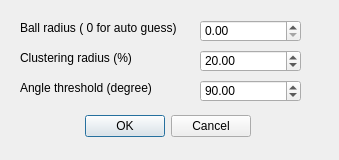
<?xml version="1.0" encoding="UTF-8"?>
<ui version="4.0">
 <class>ballpivot</class>
 <widget class="QDialog" name="ballpivot">
  <property name="geometry">
   <rect>
    <x>0</x>
    <y>0</y>
    <width>339</width>
    <height>160</height>
   </rect>
  </property>
  <property name="windowTitle">
   <string>Ball Pivot Settings</string>
  </property>
  <widget class="QDialogButtonBox" name="buttonBox">
   <property name="geometry">
    <rect>
     <x>-90</x>
     <y>110</y>
     <width>341</width>
     <height>32</height>
    </rect>
   </property>
   <property name="orientation">
    <enum>Qt::Horizontal</enum>
   </property>
   <property name="standardButtons">
    <set>QDialogButtonBox::Cancel|QDialogButtonBox::Ok</set>
   </property>
  </widget>
  <widget class="QLabel" name="label">
   <property name="geometry">
    <rect>
     <x>20</x>
     <y>20</y>
     <width>181</width>
     <height>16</height>
    </rect>
   </property>
   <property name="text">
    <string>Ball radius ( 0 for auto guess)</string>
   </property>
  </widget>
  <widget class="QLabel" name="label_2">
   <property name="geometry">
    <rect>
     <x>20</x>
     <y>50</y>
     <width>141</width>
     <height>16</height>
    </rect>
   </property>
   <property name="text">
    <string>Clustering radius (%)</string>
   </property>
  </widget>
  <widget class="QLabel" name="label_3">
   <property name="geometry">
    <rect>
     <x>20</x>
     <y>80</y>
     <width>141</width>
     <height>16</height>
    </rect>
   </property>
   <property name="text">
    <string>Angle threshold (degree)</string>
   </property>
  </widget>
  <widget class="QDoubleSpinBox" name="radius">
   <property name="geometry">
    <rect>
     <x>200</x>
     <y>20</y>
     <width>101</width>
     <height>22</height>
    </rect>
   </property>
  </widget>
  <widget class="QDoubleSpinBox" name="cluster">
   <property name="geometry">
    <rect>
     <x>200</x>
     <y>50</y>
     <width>101</width>
     <height>22</height>
    </rect>
   </property>
   <property name="maximum">
    <double>100.000000000000000</double>
   </property>
   <property name="value">
    <double>20.000000000000000</double>
   </property>
  </widget>
  <widget class="QDoubleSpinBox" name="angle">
   <property name="geometry">
    <rect>
     <x>200</x>
     <y>80</y>
     <width>101</width>
     <height>22</height>
    </rect>
   </property>
   <property name="maximum">
    <double>360.000000000000000</double>
   </property>
   <property name="value">
    <double>90.000000000000000</double>
   </property>
  </widget>
 </widget>
 <resources/>
 <connections>
  <connection>
   <sender>buttonBox</sender>
   <signal>accepted()</signal>
   <receiver>ballpivot</receiver>
   <slot>accept()</slot>
   <hints>
    <hint type="sourcelabel">
     <x>248</x>
     <y>254</y>
    </hint>
    <hint type="destinationlabel">
     <x>157</x>
     <y>274</y>
    </hint>
   </hints>
  </connection>
  <connection>
   <sender>buttonBox</sender>
   <signal>rejected()</signal>
   <receiver>ballpivot</receiver>
   <slot>reject()</slot>
   <hints>
    <hint type="sourcelabel">
     <x>316</x>
     <y>260</y>
    </hint>
    <hint type="destinationlabel">
     <x>286</x>
     <y>274</y>
    </hint>
   </hints>
  </connection>
 </connections>
</ui>
